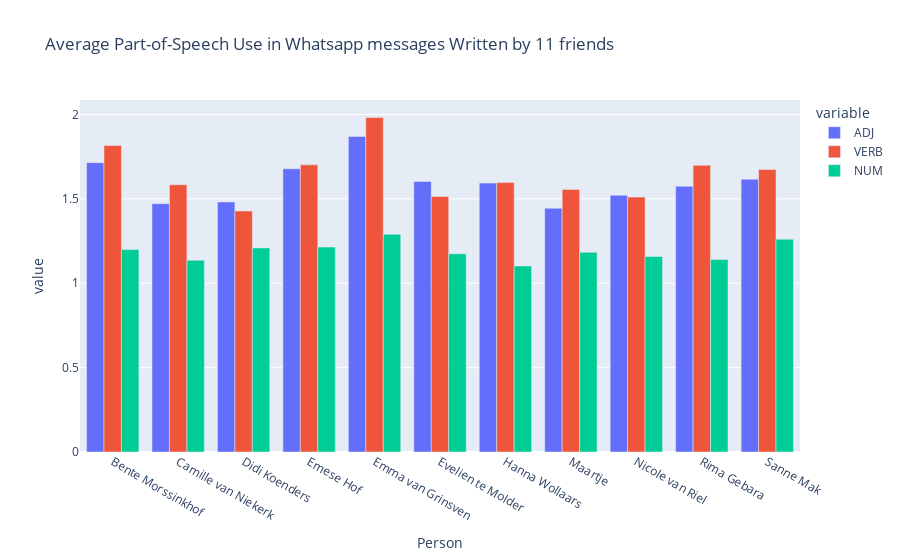

The cell this chart's notebook holds for it:
### Code cell
# Use plotly to plot proper noun use per genre
fig = px.bar(average_pos_df, x="Person", y=["ADJ", 'VERB', "NUM"], title="Average Part-of-Speech Use in Whatsapp messages Written by 11 friends", barmode='group')
fig.show()

### Figure 1 — Plotly figure (JSON) as saved in the notebook; plotly's stock layout.template omitted (floating-point values rounded to 4 significant figures)
{"data": [{"alignmentgroup": "True", "hovertemplate": "variable=ADJ<br>Person=%{x}<br>value=%{y}<extra></extra>", "legendgroup": "ADJ", "marker": {"color": "#636efa", "pattern": {"shape": ""}}, "name": "ADJ", "offsetgroup": "ADJ", "orientation": "v", "showlegend": true, "textposition": "auto", "type": "bar", "x": ["Bente Morssinkhof", "Camille van Niekerk", "Didi Koenders", "Emese Hof", "Emma van Grinsven", "Evelien te Molder", "Hanna Wollaars", "Maartje", "Nicole van Riel", "Rima Gebara", "Sanne Mak"], "xaxis": "x", "y": [1.714, 1.471, 1.481, 1.678, 1.869, 1.603, 1.593, 1.444, 1.521, 1.574, 1.616], "yaxis": "y"}, {"alignmentgroup": "True", "hovertemplate": "variable=VERB<br>Person=%{x}<br>value=%{y}<extra></extra>", "legendgroup": "VERB", "marker": {"color": "#EF553B", "pattern": {"shape": ""}}, "name": "VERB", "offsetgroup": "VERB", "orientation": "v", "showlegend": true, "textposition": "auto", "type": "bar", "x": ["Bente Morssinkhof", "Camille van Niekerk", "Didi Koenders", "Emese Hof", "Emma van Grinsven", "Evelien te Molder", "Hanna Wollaars", "Maartje", "Nicole van Riel", "Rima Gebara", "Sanne Mak"], "xaxis": "x", "y": [1.816, 1.583, 1.428, 1.701, 1.981, 1.514, 1.596, 1.555, 1.51, 1.698, 1.673], "yaxis": "y"}, {"alignmentgroup": "True", "hovertemplate": "variable=NUM<br>Person=%{x}<br>value=%{y}<extra></extra>", "legendgroup": "NUM", "marker": {"color": "#00cc96", "pattern": {"shape": ""}}, "name": "NUM", "offsetgroup": "NUM", "orientation": "v", "showlegend": true, "textposition": "auto", "type": "bar", "x": ["Bente Morssinkhof", "Camille van Niekerk", "Didi Koenders", "Emese Hof", "Emma van Grinsven", "Evelien te Molder", "Hanna Wollaars", "Maartje", "Nicole van Riel", "Rima Gebara", "Sanne Mak"], "xaxis": "x", "y": [1.199, 1.136, 1.209, 1.214, 1.29, 1.174, 1.102, 1.183, 1.158, 1.14, 1.261], "yaxis": "y"}], "layout": {"barmode": "group", "legend": {"title": {"text": "variable"}, "tracegroupgap": 0}, "title": {"text": "Average Part-of-Speech Use in Whatsapp messages Written by 11 friends"}, "xaxis": {"anchor": "y", "domain": [0, 1], "title": {"text": "Person"}}, "yaxis": {"anchor": "x", "domain": [0, 1], "title": {"text": "value"}}}}
